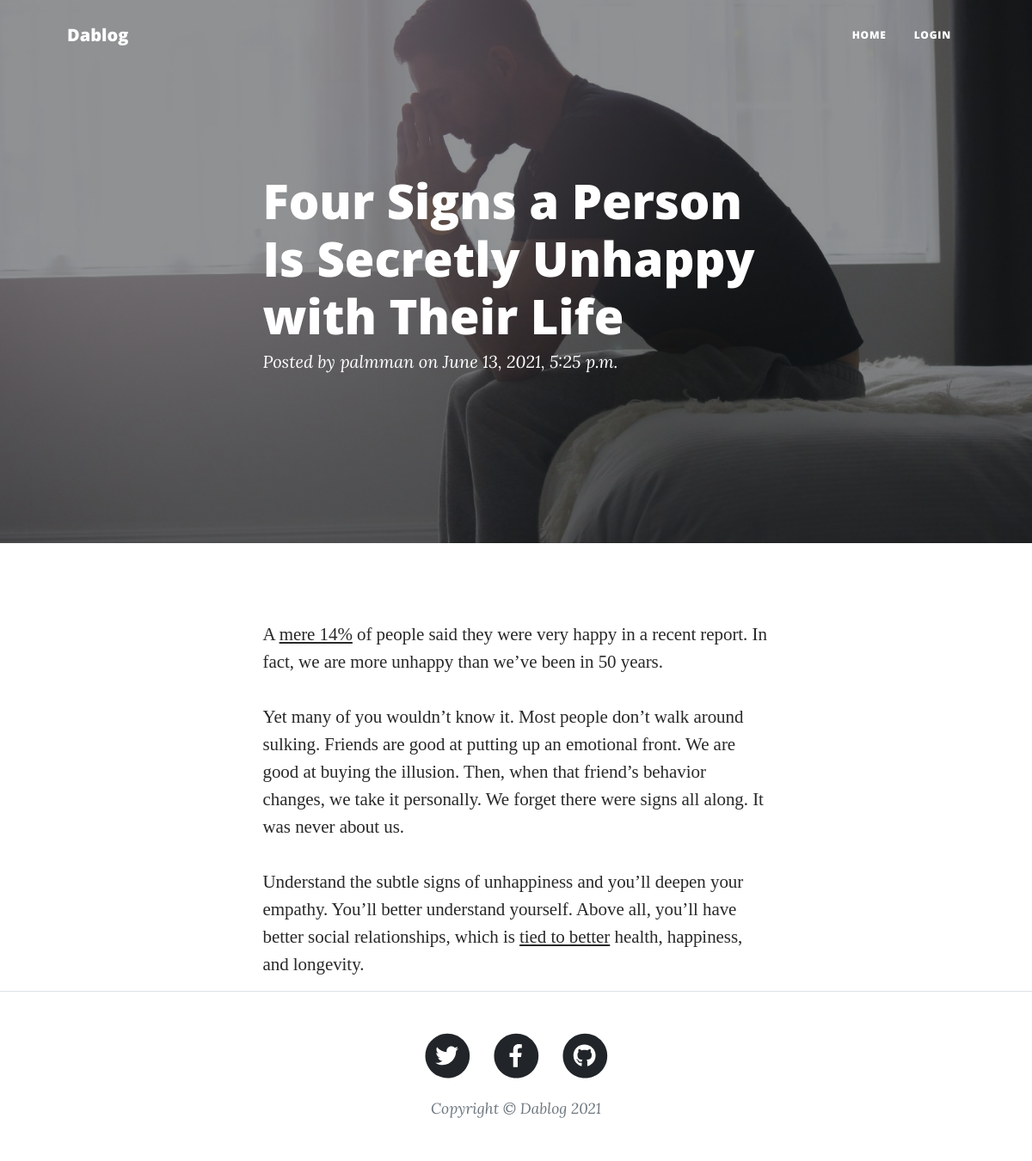
Screenshot of /blog_detail/four-signs-a-person-is-secretly-unhappy-with-their-life with the database file from the repository.
### pages/models.py (models this page shows, shortened)
class Blog(models.Model):
    user = models.ForeignKey(Account, on_delete=models.CASCADE, null=True, blank=True)
    title = models.CharField(max_length=1000)
    content = FroalaField()
    slug = models.SlugField(max_length=1000, null=True, blank=True)
    image = models.ImageField(upload_to='photos/picpost', blank=True)
    date_created = models.DateTimeField(auto_now_add=True)
    updated = models.DateTimeField(auto_now=True)
    class Meta:
        ordering = ['-date_created']

class Account(AbstractBaseUser):
    username = models.CharField(max_length=50, unique=True)
    email = models.EmailField(max_length=100, unique=True)
    name = models.CharField(max_length=99, unique=True)
    date_joined = models.DateTimeField(auto_now_add=True)
    last_login = models.DateTimeField(auto_now_add=True)
    is_admin = models.BooleanField(default=False)
    is_staff = models.BooleanField(default=False)
    is_active = models.BooleanField(default=True)
    is_superadmin = models.BooleanField(default=False)
    USERNAME_FIELD = 'username'
    REQUIRED_FIELDS = [ 'email', 'name' ]
    objects = MyAccountManager()
    def __str__(self):
        return self.username

### pages/views.py (the view)
# urls.py: path('blog_detail/<slug>', views.blog_detail, name='blog_detail'),
def blog_detail(request, slug):
    blog = get_object_or_404(Blog, slug = slug)
    context = {
        'blog' : blog,
    }
    return render(request, 'pages/blog_detail.html', context)

### templates/pages/blog_detail.html
{% extends 'base.html' %}
{% load static %}
{% block content %}
        {% if blog.image %}
        <header class="masthead" style="background-image: url({{blog.image.url}})">
        {% else %}
        <header class="masthead" style="background-image: url('assets/img/post-bg.jpg')">
        {% endif %}
            <div class="container position-relative px-4 px-lg-5">
                <div class="row gx-4 gx-lg-5 justify-content-center">
                    <div class="col-md-10 col-lg-8 col-xl-7">
                        <div class="post-heading">
                            <h1>{{blog.title}}</h1>
                            <span class="meta">
                                Posted by
                                <a href="#!">{{blog.user}}</a>
                                on {{blog.date_created}}
                            </span>
                        </div>
                    </div>
                </div>
            </div>
        </header>
        <article class="mb-4">
            <div class="container px-4 px-lg-5">
                <div class="row gx-4 gx-lg-5 justify-content-center">
                    <div class="col-md-10 col-lg-8 col-xl-7">
                        <p>{{blog.content|safe}}
                    </div>
                </div>
            </div>
        </article>
{% endblock %}

### rows the page displays
Blog: image (picture), title "Four Signs a Person Is Secretly Unhappy with Their Life", user "palmman", date_created "June 13, 2021, 5:25 p.m.", content "A mere 14% of people said they were very happy in a recent report. In fact, we are more unhappy than we’ve been in 50 years. Yet many of you wouldn’t know it. Most people don’t walk around sulking. Friends are good at putting up an emotional front. We are good at buying the illusion. Then, when that friend’s behavior changes, we take it personally. We forget there were signs all along. It was never about us. Understand the subtle signs of unhappiness and you’ll deepen your empathy. You’ll better understand yourself. Above all, you’ll have better social relationships, which is tied to better health, happiness, and longevity."
